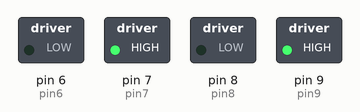
Recording of a sketch running on a simulated Arduino Uno, built with avr-gcc and run on an emulated ATmega328P. Parts: switched loads named in the sketch (green lamp = pin HIGH).

Above: at 1.0 s.
At 3.5 s:
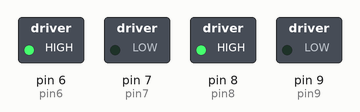
At 7.5 s:
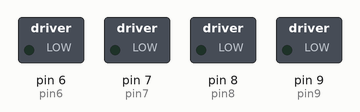
Timing chart, 0 to 10.4 s (numbered marks = the images above):
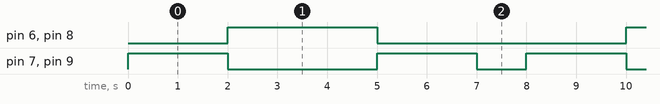

Measured:
- by itself, pin 6 (pin6), pin 8 (pin8): alternates HIGH for 3.0 s and LOW for 5.0 s
- by itself, pin 7 (pin7), pin 9 (pin9): repeats every 8.0 s: LOW 3.0 s, HIGH 2.0 s, LOW 1.0 s, HIGH 2.0 s
- by itself, everything shown: repeats every 8.0 s, in 4 steps

The sketch:

sketch_sep19a.ino
```cpp
//MOTOR 1
const int pin9 = 9;
const int pin8 = 8;
//MOTOR 2
const int pin7 = 7;
const int pin6 = 6;

void setup()
{
  // set all the motor control pins to outputs
  pinMode(pin9, OUTPUT);
  pinMode(pin8, OUTPUT);
  pinMode(pin7, OUTPUT);
  pinMode(pin6, OUTPUT);
}
void demoOne()
{
  // this function will run the motors in both directions at a fixed speed
  // turn on motor A
  digitalWrite(pin9, HIGH);
  digitalWrite(pin8, LOW);
  // turn on motor B
  digitalWrite(pin7, HIGH);
  digitalWrite(pin6, LOW);
  // run for 2 seconds
  delay(2000);
  // now change motor directions
  digitalWrite(pin9, LOW);
  digitalWrite(pin8, HIGH);
  digitalWrite(pin7, LOW);
  digitalWrite(pin6, HIGH);
  delay(2000);
  // now turn off motors
  digitalWrite(pin9, LOW);
  digitalWrite(pin8, LOW);
  digitalWrite(pin7, LOW);
  digitalWrite(pin6, LOW);
}

void moveForward(int seconds) // move forward in seconds
{
  digitalWrite(pin9, LOW);
  digitalWrite(pin8, HIGH);
  digitalWrite(pin7, LOW);
  digitalWrite(pin6, HIGH);
  delay(seconds * 1000);
}

void moveBackward(int seconds) // move backward in seconds
{
  digitalWrite(pin9, HIGH);
  digitalWrite(pin8, LOW);
  digitalWrite(pin7, HIGH);
  digitalWrite(pin6, LOW);
  delay(seconds * 1000);
}

void stopp()
{
  digitalWrite(pin9, LOW);
  digitalWrite(pin8, LOW);
  digitalWrite(pin7, LOW);
  digitalWrite(pin6, LOW);
}

void loop()
{
  demoOne();
  moveForward(1); // move forward 1 sec
  moveBackward(2); // move backward 2 sec
  stopp();
  delay(1000);
}
```
